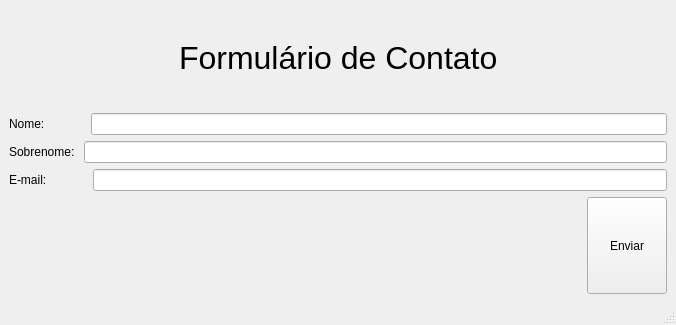
<?xml version="1.0" encoding="UTF-8"?>
<ui version="4.0">
 <class>MainWindow</class>
 <widget class="QMainWindow" name="MainWindow">
  <property name="geometry">
   <rect>
    <x>0</x>
    <y>0</y>
    <width>676</width>
    <height>325</height>
   </rect>
  </property>
  <property name="windowTitle">
   <string>MainWindow</string>
  </property>
  <widget class="QWidget" name="centralwidget">
   <layout class="QVBoxLayout" name="verticalLayout_3">
    <item>
     <layout class="QVBoxLayout" name="verticalLayout_2">
      <item>
       <layout class="QHBoxLayout" name="horizontalLayout_4">
        <item>
         <spacer name="horizontalSpacer">
          <property name="orientation">
           <enum>Qt::Horizontal</enum>
          </property>
          <property name="sizeHint" stdset="0">
           <size>
            <width>40</width>
            <height>20</height>
           </size>
          </property>
         </spacer>
        </item>
        <item>
         <widget class="QLabel" name="label_4">
          <property name="font">
           <font>
            <pointsize>24</pointsize>
           </font>
          </property>
          <property name="text">
           <string>Formulário de Contato</string>
          </property>
         </widget>
        </item>
        <item>
         <spacer name="horizontalSpacer_2">
          <property name="orientation">
           <enum>Qt::Horizontal</enum>
          </property>
          <property name="sizeHint" stdset="0">
           <size>
            <width>40</width>
            <height>20</height>
           </size>
          </property>
         </spacer>
        </item>
       </layout>
      </item>
      <item>
       <layout class="QVBoxLayout" name="verticalLayout">
        <item>
         <layout class="QHBoxLayout" name="horizontalLayout_3">
          <item>
           <widget class="QLabel" name="label_name">
            <property name="text">
             <string>Nome:            </string>
            </property>
           </widget>
          </item>
          <item>
           <widget class="QLineEdit" name="field_name"/>
          </item>
         </layout>
        </item>
        <item>
         <layout class="QHBoxLayout" name="horizontalLayout_2">
          <item>
           <widget class="QLabel" name="label_last">
            <property name="text">
             <string>Sobrenome: </string>
            </property>
           </widget>
          </item>
          <item>
           <widget class="QLineEdit" name="field_last"/>
          </item>
         </layout>
        </item>
        <item>
         <layout class="QHBoxLayout" name="horizontalLayout">
          <item>
           <widget class="QLabel" name="label_email">
            <property name="text">
             <string>E-mail:            </string>
            </property>
           </widget>
          </item>
          <item>
           <widget class="QLineEdit" name="field_email"/>
          </item>
         </layout>
        </item>
       </layout>
      </item>
      <item>
       <layout class="QHBoxLayout" name="horizontalLayout_5">
        <item>
         <spacer name="horizontalSpacer_3">
          <property name="orientation">
           <enum>Qt::Horizontal</enum>
          </property>
          <property name="sizeHint" stdset="0">
           <size>
            <width>198</width>
            <height>20</height>
           </size>
          </property>
         </spacer>
        </item>
        <item>
         <widget class="QPushButton" name="btn_send">
          <property name="sizePolicy">
           <sizepolicy hsizetype="Preferred" vsizetype="Preferred">
            <horstretch>0</horstretch>
            <verstretch>0</verstretch>
           </sizepolicy>
          </property>
          <property name="text">
           <string>Enviar</string>
          </property>
         </widget>
        </item>
       </layout>
      </item>
     </layout>
    </item>
   </layout>
  </widget>
  <widget class="QMenuBar" name="menubar">
   <property name="geometry">
    <rect>
     <x>0</x>
     <y>0</y>
     <width>676</width>
     <height>22</height>
    </rect>
   </property>
  </widget>
  <widget class="QStatusBar" name="statusbar"/>
 </widget>
 <resources/>
 <connections/>
</ui>
